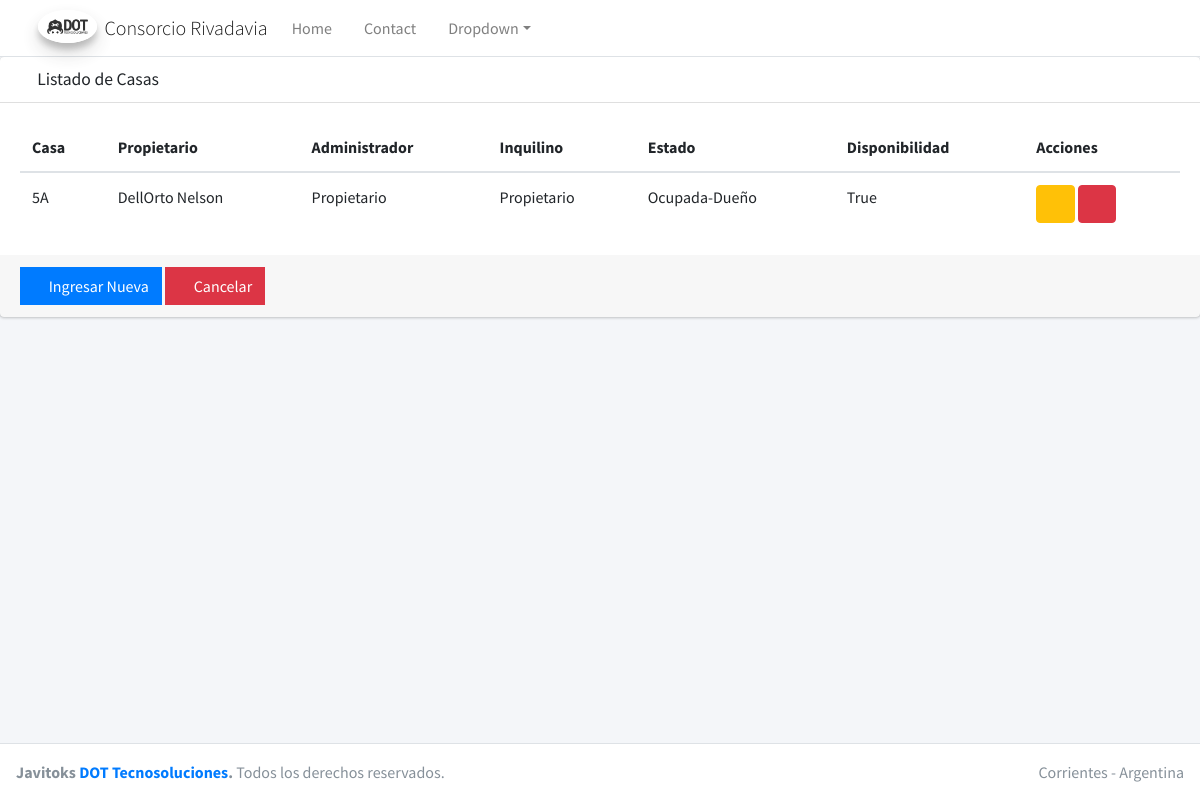
Before: /listado_casas/ with the older database file.
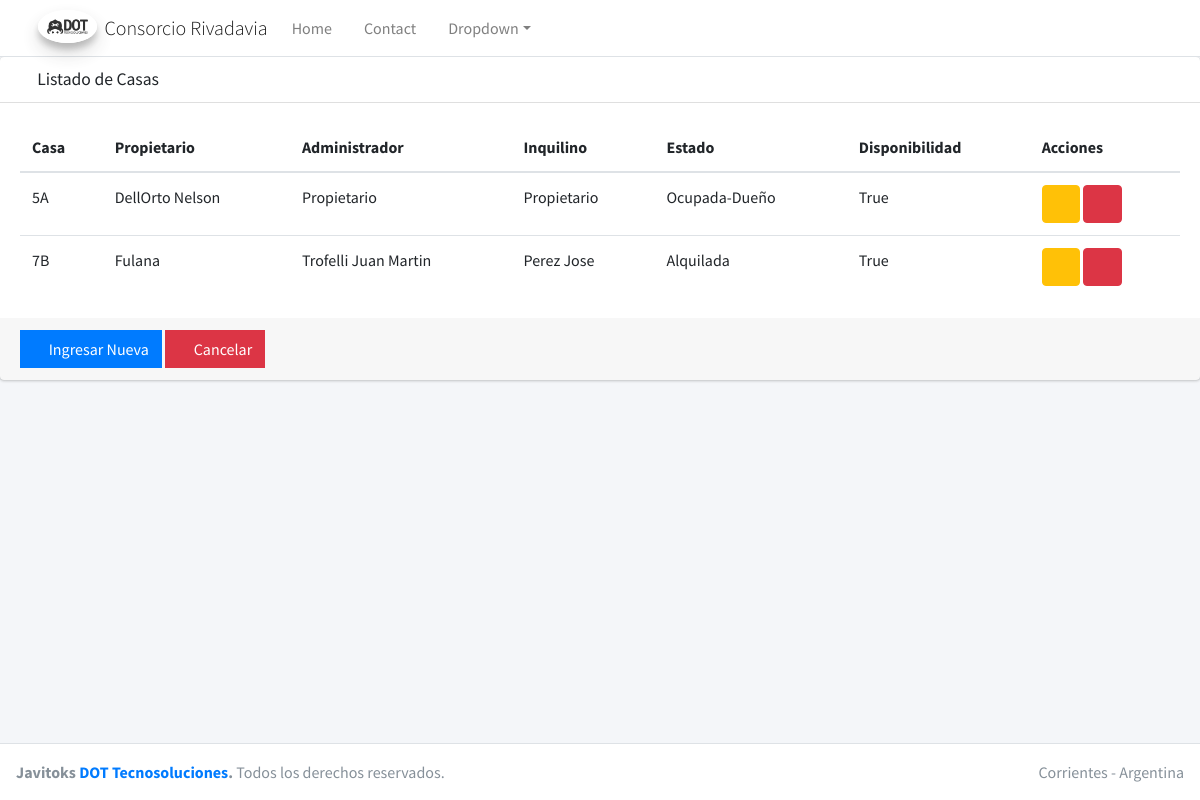
After: the same page with the newer database file.
### casa/models.py (models this page shows, shortened)
class Casa(models.Model):
    numero_casa = models.CharField(max_length=2, blank=False, null=False, help_text='Ingrese el numero y la letra ej: 5A')
    propietario = models.ForeignKey(Propietario, on_delete=models.CASCADE)
    administrador = models.ForeignKey(Administrador, on_delete=models.CASCADE)
    opciones_estado = [('Alquilada', 'Alquilada'), ('Desocupada' , 'Desocupada') , ('Ocupada-Dueño', 'Ocupada-Dueño')]
    estado = models.CharField(max_length=15, null=False, choices=opciones_estado, default='OCU')
    inquilino = models.ForeignKey(Inquilino, verbose_name=("Inquilino"), on_delete=models.CASCADE)
    disponibilidad = models.BooleanField(default=True)
    creado = models.DateTimeField(auto_now_add=True)
    modificado = models.DateTimeField(auto_now=True)
    class Meta:
        verbose_name = ("Casa")
        verbose_name_plural = ("Casas")

class Propietario(models.Model):
    nombre = models.CharField(max_length=30, verbose_name='Propietario')
    apellido = models.CharField(max_length=30, blank=True)
    telefono = models.CharField(max_length=10, blank=True, null=True)
    email = models.EmailField(blank=True, null=True)
    CBU = models.CharField(max_length=22, blank=True, null=True)
    creado = models.DateTimeField(auto_now_add=True)
    modificado = models.DateTimeField(auto_now=True)
    class Meta:
        ordering = ['nombre']
        verbose_name = 'Propietarios'
        verbose_name_plural = "Propietarios"
    def __str__(self):
        return ('{} {}'.format(self.apellido, self.nombre))

class Administrador(models.Model):
    nombre = models.CharField(max_length=30)
    apellido = models.CharField(max_length=30, blank=True)
    telefono = models.CharField(max_length=10, blank=True)
    email = models.EmailField(blank=True)
    creado = models.DateTimeField(auto_now_add=True)
    modificado = models.DateTimeField(auto_now=True)
    class Meta:
        verbose_name = ("Administrador")
        verbose_name_plural = ("Administradores")
    def __str__(self):
        return ('{} {}'.format(self.apellido, self.nombre))

class Inquilino(models.Model):
    nombre = models.CharField(max_length=30)
    apellido = models.CharField(max_length=30, blank=True)
    telefono = models.CharField(max_length=10, blank=True, null=True)
    email = models.EmailField(blank=True, null=True)
    CBU = models.CharField(max_length=22, blank=True, null=True)
    creado = models.DateTimeField(auto_now_add=True)
    modificado = models.DateTimeField(auto_now=True)
    class Meta:
        verbose_name = ("Inquilino")
        verbose_name_plural = ("Inquilinos")
    def __str__(self):
        return ('{} {}'.format(self.apellido, self.nombre))

### casa/views.py (the view)
# urls.py: path('', views.listado_casas, name='listado_casas')
def listado_casas(request):
    data = {
        'titulo' : 'Listado de Casas',
        'casas' : Casa.objects.all()
        }
    return render(request, 'listado_casas.html', data)

### casa/templates/listado_casas.html
{% extends "list.html" %} {% block columns %}
<tr>
  <th scope="col">Casa</th>
  <th scope="col">Propietario</th>
  <th scope="col">Administrador</th>
  <th scope="col">Inquilino</th>
  <th scope="col">Estado</th>
  <th scope="col">Disponibilidad</th>
  <th scope="col">Acciones</th>
</tr>
{% endblock columns %} {% block rows %} {% for casa in casas %}
<tr>
  <td>{{ casa.numero_casa }}</td>
  <td>{{casa.propietario}}</td>
  <td>{{casa.administrador}}</td>
  <td>{{casa.inquilino}}</td>
  <td>{{casa.estado}}</td>
  <td>{{casa.disponibilidad}}</td>
  <td>
    <button type="button" class="btn btn-warning">
      <i class="fas fa-edit"></i>
    </button>
    <button type="button" class="btn btn-danger">
      <i class="fas fa-trash"></i>
    </button>
  </td>
</tr>
{% endfor %} {% endblock rows %}

### home/templates/list.html
{% extends "home.html" %}
{% block content %}
<div class="card card-default">
  <div class="card-header">
    <h3 class="card-title"><i class="fas fa-search"></i>
      {{ titulo }}
    </h3>
  </div>
      <div class="card-body">
        <table class="table">
            <thead>
                {% block columns %}
                {% endblock columns %}
            </thead>
            <tbody class="table-group-divider">
                {% block rows %}
                {% endblock rows %}
             </tbody>
        </table>
      </div>
        <div class="card-footer">
          <button class="btn btn-primary btn-flat"><i class="fas fa-plus"></i> Ingresar Nueva</button>
          <button class="btn btn-danger btn-flat"><i class="fas fa-ban"></i> Cancelar</button>
        </div>
  </div>
</div>
{% endblock %}

### home/templates/home.html (shortened to what this page needs)
{% load static%}
<!DOCTYPE html>
<html lang="en">
<head>
  <link rel="stylesheet" href="{% static 'plugins/fontawesome-free/css/all.min.css' %}">
  <link rel="stylesheet" href="{% static 'css/adminlte.min.css' %}">
</head>
<body class="hold-transition layout-top-nav">
<div class="wrapper">
  {% include "header.html" %}
  <div class="content-wrapper">
  {% block content %}
  {% endblock %}
  </div>
  {% include "footer.html" %}
</body>
</html>

### home/templates/header.html (shortened to what this page needs)
{% load static %}
<nav class="main-header navbar navbar-expand-md navbar-light navbar-white">
    <div class="container">
      <a href="{% url 'home' %}" class="navbar-brand">
        <img src="{% static 'img/logo_dot.jpeg' %}" alt="AdminLTE Logo" class="brand-image img-circle elevation-3" style="opacity: .8">
        <span class="brand-text font-weight-light">Consorcio Rivadavia</span>
      </a>
      <div class="collapse navbar-collapse order-3" id="navbarCollapse">
        <ul class="navbar-nav">
          <li class="nav-item">
            <a href="{% url 'home' %}" class="nav-link">Home</a>
          </li>
          <li class="nav-item">
            <a href="#" class="nav-link">Contact</a>
          </li>
          <li class="nav-item dropdown">
            <a id="dropdownSubMenu1" href="#" data-toggle="dropdown" aria-haspopup="true" aria-expanded="false" class="nav-link dropdown-toggle">Dropdown</a>
          </li>
        </ul>
      <ul class="order-1 order-md-3 navbar-nav navbar-no-expand ml-auto">
        <li class="nav-item">
          <a class="nav-link" data-widget="control-sidebar" data-slide="true" href="#" role="button">
            <i class="fas fa-th-large"></i>
          </a>
        </li>
      </ul>
    </div>
  </nav>

### home/templates/footer.html
{% load static %}
  <footer class="main-footer">
    <div class="float-right d-none d-sm-inline">
      Corrientes - Argentina
    </div>
    <strong>Javitoks <a href="https://dottecnosolucines.com.ar">DOT Tecnosoluciones</a>.</strong> Todos los derechos reservados.
  </footer>

Changed rows visible on the page:
added Casa: numero_casa "7B", propietario "Fulana", administrador "Trofelli Juan Martin", inquilino "Perez Jose", estado "Alquilada", disponibilidad "True"
